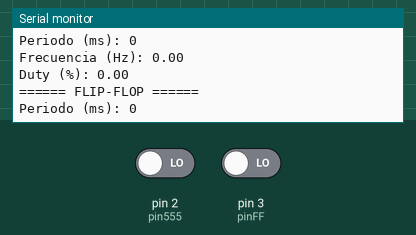
This sketch was run on a simulated Arduino Uno, built with avr-gcc and run on an emulated ATmega328P. On the bench: the last lines printed to the serial monitor. The test bench sets the inputs (shaded band); at power-on: pin 2 (pin555) LOW, pin 3 (pinFF) LOW.

Above: at 1.2 s.
1.3 s: pin 2 (pin555) driven HIGH
At 2.3 s:
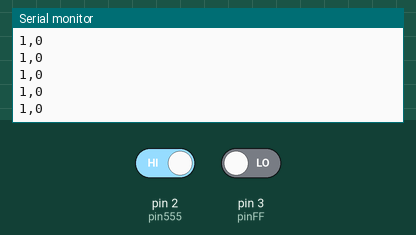
2.8 s: pin 3 (pinFF) driven HIGH
At 3.3 s:
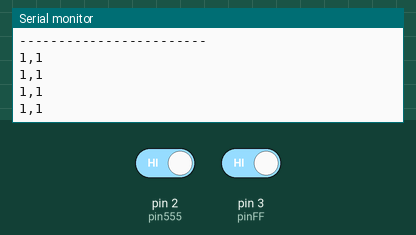
4.3 s: pin 2 (pin555) driven LOW
At 5.3 s:
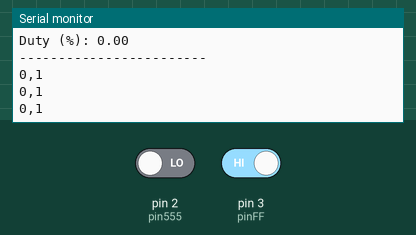
5.8 s: pin 3 (pinFF) driven LOW
At 6.5 s:
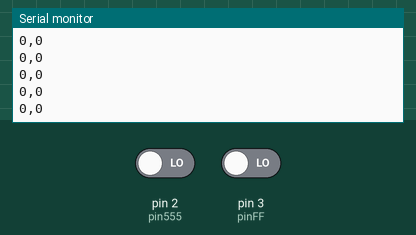
Timing chart, 0 to 8.3 s (numbered marks = the images above; inputs shaded):
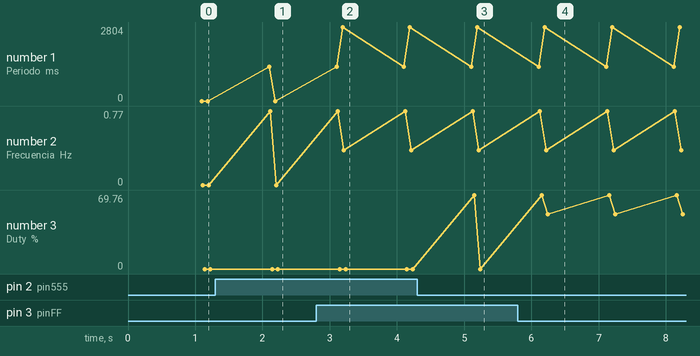

Measured:
- after the input at 1.3 s, the serial monitor: prints a new line after 0.07 s (image 1)
- after the input at 2.8 s, the serial monitor: prints a new line after 0.07 s (image 2)
- after the input at 4.3 s, the serial monitor: prints a new line after 0.07 s (image 3)
- after the input at 5.8 s, the serial monitor: prints a new line after 0.07 s (image 4)
- plotted number 1: 0 → 2804 after the input at 2.8 s
- plotted number 2: 0 → 0.36 after the input at 2.8 s
- plotted number 3: 0 → 51.65 after the input at 5.8 s

The sketch:

sketch_temporizadorSe.ino
```cpp
const int pin555 = 2;
const int pinFF  = 3;

// Variables canal 1 (555)
int estadoActual1 = LOW;
int estadoAnterior1 = LOW;

unsigned long tiempoAnterior1 = 0;
unsigned long periodo1 = 0;

unsigned long tiempoCambio1 = 0;
unsigned long tHigh1 = 0;
unsigned long tLow1 = 0;

// Variables canal 2 (Flip-Flop)
int estadoActual2 = LOW;
int estadoAnterior2 = LOW;

unsigned long tiempoAnterior2 = 0;
unsigned long periodo2 = 0;

unsigned long tiempoCambio2 = 0;
unsigned long tHigh2 = 0;
unsigned long tLow2 = 0;

// Control de impresión
unsigned long ultimoPrint = 0;

void setup() {
  pinMode(pin555, INPUT);
  pinMode(pinFF, INPUT);

  Serial.begin(9600);
}

void loop() {
  unsigned long tiempoActual = millis();

  // CANAL 1 (555)
  estadoActual1 = digitalRead(pin555);

  // Detectar flanco ascendente
  if (estadoActual1 == HIGH && estadoAnterior1 == LOW) {
    periodo1 = tiempoActual - tiempoAnterior1;
    tiempoAnterior1 = tiempoActual;
  }

  // Medición HIGH/LOW
  if (estadoActual1 != estadoAnterior1) {
    if (estadoActual1 == HIGH) {
      tLow1 = tiempoActual - tiempoCambio1;
    } else {
      tHigh1 = tiempoActual - tiempoCambio1;
    }
    tiempoCambio1 = tiempoActual;
  }

  estadoAnterior1 = estadoActual1;

  // CANAL 2 (Flip-Flop)
  estadoActual2 = digitalRead(pinFF);

  // Detectar flanco ascendente
  if (estadoActual2 == HIGH && estadoAnterior2 == LOW) {
    periodo2 = tiempoActual - tiempoAnterior2;
    tiempoAnterior2 = tiempoActual;
  }

  // Medición HIGH/LOW
  if (estadoActual2 != estadoAnterior2) {
    if (estadoActual2 == HIGH) {
      tLow2 = tiempoActual - tiempoCambio2;
    } else {
      tHigh2 = tiempoActual - tiempoCambio2;
    }
    tiempoCambio2 = tiempoActual;
  }

  estadoAnterior2 = estadoActual2;

  // CÁLCULOS
  float freq1 = 0;
  float duty1 = 0;

  if (periodo1 > 0) {
    freq1 = 1000.0 / periodo1;
  }

  if ((tHigh1 + tLow1) > 0) {
    duty1 = (float)tHigh1 / (tHigh1 + tLow1) * 100.0;
  }

  float freq2 = 0;
  float duty2 = 0;

  if (periodo2 > 0) {
    freq2 = 1000.0 / periodo2;
  }

  if ((tHigh2 + tLow2) > 0) {
    duty2 = (float)tHigh2 / (tHigh2 + tLow2) * 100.0;
  }

  // IMPRESIÓN (cada 1 segundo)
  if (tiempoActual - ultimoPrint >= 1000) {
    ultimoPrint = tiempoActual;

    Serial.println("====== SENAL 555 ======");
    Serial.print("Periodo (ms): "); Serial.println(periodo1);
    Serial.print("Frecuencia (Hz): "); Serial.println(freq1);
    Serial.print("Duty (%): "); Serial.println(duty1);

    Serial.println();

    Serial.println("====== FLIP-FLOP ======");
    Serial.print("Periodo (ms): "); Serial.println(periodo2);
    Serial.print("Frecuencia (Hz): "); Serial.println(freq2);
    Serial.print("Duty (%): "); Serial.println(duty2);

    Serial.println("\n------------------------\n");
  }

// SERIAL PLOTTER
Serial.print(estadoActual1);
Serial.print(",");
Serial.println(estadoActual2);
}
```
